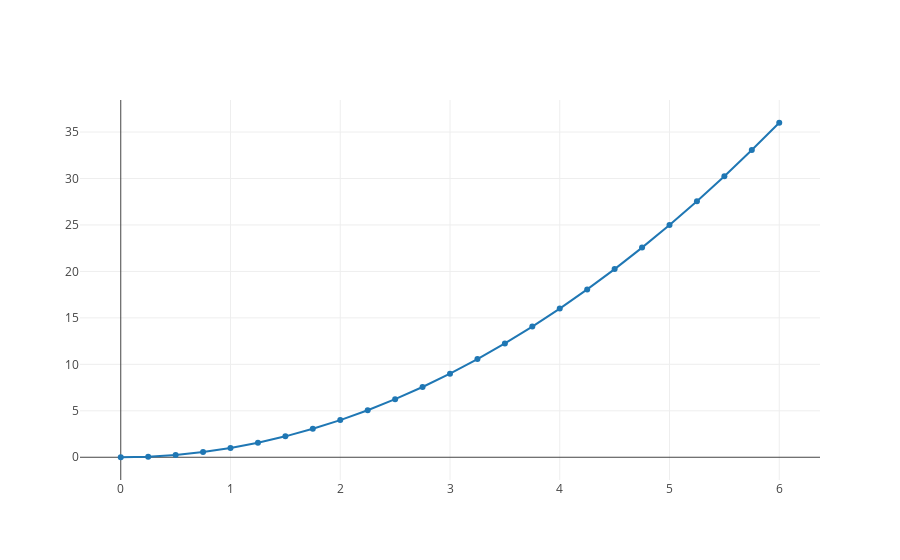

The notebook cell this image was saved under:
### Markdown cell above
We may want to know how well our track start does at one part of the race, say the starting point, versus another point later in the race.  Then we will know what to focus on in practice.  We can imagine the distance travelled by our track star's distance through time as represented by the function $f(x) = x^2$:

### Code cell
import plotly
from plotly.offline import iplot, init_notebook_mode
init_notebook_mode(connected=True)

#from graph import plot, build_layout ---> write it again to avoid errors
def plot(traces, layout = {}):
    if not isinstance(traces, list): raise TypeError('first argument must be a list.  Instead is', traces)
    plotly.offline.iplot({'data': traces, 'layout': layout})
def build_layout(x_axis = None, y_axis = None, options = {}):
    layout = {}
    if isinstance(x_axis, list): layout.update({'xaxis': {'range': x_axis}})
    if isinstance(y_axis, list): layout.update({'yaxis': {'range': y_axis}})
    layout.update(options)
    return layout

#from calculus import function_values_trace ---> write it again to avoid errors
def output_at(list_of_terms, x_value):  
    return list_of_terms[0][0] * (x_value**list_of_terms[0][1])
def trace_values(x_values, y_values, mode = 'markers', name="data", text = []):
    return {'x': x_values, 'y': y_values, 'mode': mode, 'name': name, 'text': text}
def function_values_trace(list_of_terms, x_values):
    function_values = list(map(lambda x_value: output_at(list_of_terms, x_value), x_values))
    return trace_values(x_values, function_values, mode = 'lines+markers')
    
x_squared = [(1, 2)]
range_twenty_four = list(range(0, 25))
six = list(map(lambda x: x/4.0, range_twenty_four))

trace_x_squared = function_values_trace(x_squared, six)
layout = build_layout(x_axis = {'title': 'number of seconds'}, y_axis = {'title': 'distance'})
plot([trace_x_squared], layout)

### Figure 1 — Plotly figure (JSON) as saved in the notebook; plotly's stock layout.template omitted (floating-point values rounded to 4 significant figures)
{"data": [{"mode": "lines+markers", "name": "data", "text": [], "type": "scatter", "uid": "a87dfcba-b5b4-11e8-a961-086d41e3715a", "x": [0, 0.25, 0.5, 0.75, 1, 1.25, 1.5, 1.75, 2, 2.25, 2.5, 2.75, 3, 3.25, 3.5, 3.75, 4, 4.25, 4.5, 4.75, 5, 5.25, 5.5, 5.75, 6], "y": [0, 0.0625, 0.25, 0.5625, 1, 1.562, 2.25, 3.062, 4, 5.062, 6.25, 7.562, 9, 10.56, 12.25, 14.06, 16, 18.06, 20.25, 22.56, 25, 27.56, 30.25, 33.06, 36]}], "layout": {}}
